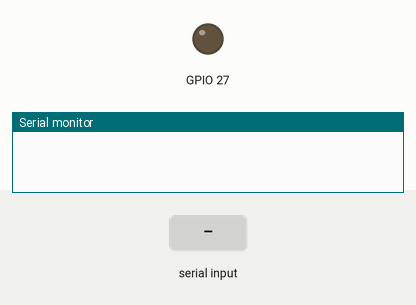
This program was run on a simulated ESP32. Parts: output pins drawn as LEDs (lit = HIGH), the last lines printed to the serial monitor. Inputs (shaded band) come from the test bench.

Above: at 1.8 s.
1.9 s: "1" received over the second serial link
At 2.4 s:
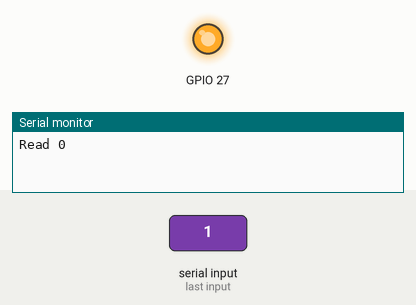
Timing chart, 0 to 4.9 s (numbered marks = the images above; inputs shaded):
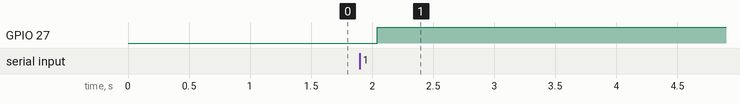

Measured:
- after the input at 1.9 s, GPIO 27: LOW → HIGH after 0.14 s

The program:

main.cpp
```cpp
#define CUSTOM_SETTINGS
#define INCLUDE_TERMINAL_MODULE
#include <Arduino.h>
#include <DabbleESP32.h>
#include "esp32_eoss3_spi.h"

#define MISC_BASE_ADDR 0x40005000
#define SW_MB_1 MISC_BASE_ADDR + 0x110
#define SW_MB_2 MISC_BASE_ADDR + 0x114

uint8_t val;

void setup() {
  Serial.begin(115200);
  val = -1;
  Dabble.begin("MyEsp32");
  esp32_eoss3_spi_init();
}

void loop() {
  Dabble.processInput();
  if (Terminal.available()) {
    val = Terminal.readNumber();
    Serial.print("Read ");
    Serial.println(val);
    esp32_eoss3_spi_ahb_write(SW_MB_1, &val, 4);
  }
  delay(1000);
}
```
